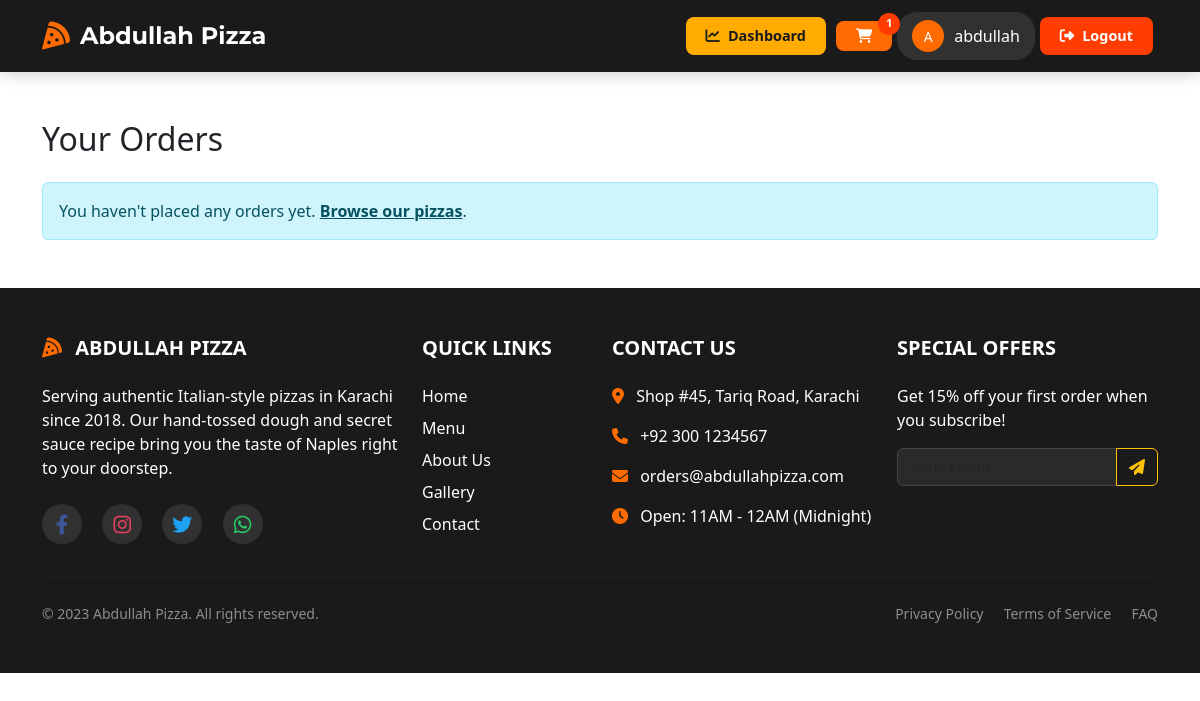
The page /oder/ (signed in) on the database as committed earlier.
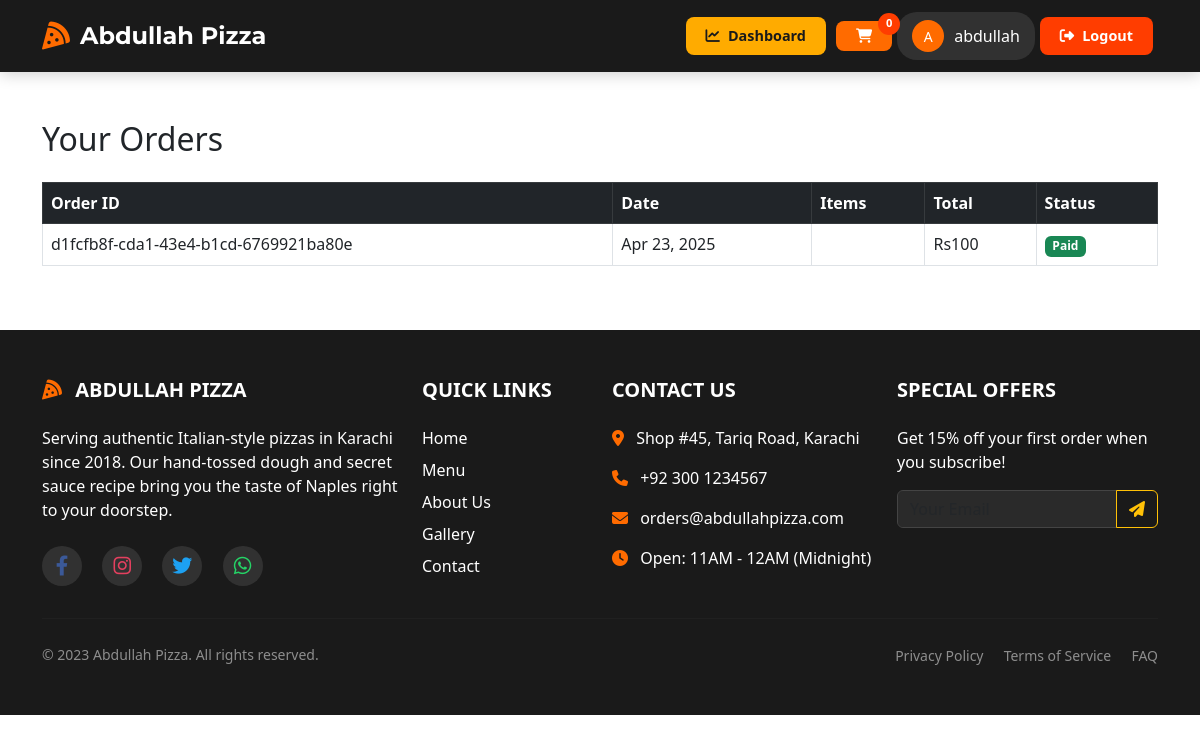
The same page on the database as committed later.
### home/models.py (models this page shows, shortened)
class BaseModel(models.Model):
    uid = models.UUIDField(default=uuid.uuid4, editable=False, primary_key=True)
    created_at = models.DateTimeField(auto_now_add=True)
    updated_at = models.DateTimeField(auto_now_add=True)
    class Meta:
        abstract = True

class Cart(BaseModel):
    user= models.ForeignKey(
        User, on_delete=models.SET_NULL, null=True, blank=True, related_name="carts"
    )
    is_paid = models.BooleanField(default=False)
    created_at = models.DateTimeField(auto_now_add=True)
    def get_cart_total(self):
        return sum(item.Pizza.price for item in self.cart_items.all())

class CartItem(BaseModel):
    Pizza = models.ForeignKey(Pizza, on_delete=models.CASCADE)
    cart = models.ForeignKey(Cart, on_delete=models.CASCADE, related_name="cart_items")

class Pizza(BaseModel):
    Category = models.ForeignKey(
        PizzaCategory, on_delete=models.CASCADE, related_name="Pizza"
    )
    SIZE_CHOICES = [
        ("small", "Small"),
        ("medium", "Medium"),
        ("large", "Large"),
    ]
    size = models.CharField(
        max_length=10,
        choices=SIZE_CHOICES,
        default='medium'
    )
    Pizza = models.CharField(max_length=100)
    price = models.IntegerField(max_length=200)
    images = CloudinaryField("images")

### home/views.py (the view)
# urls.py: path("oder/", views.Order, name="oder"),
def Order(request):
        orders = Cart.objects.filter(is_paid=True, user=request.user).order_by("-created_at")
        return render(request, "Oder.html", {"Oders": orders})

### templates/Oder.html (shortened to what this page needs)
{% extends "Base.html" %}
{% block "start" %}
<div class="container mt-5">
    <h2 class="mb-4">Your Orders</h2>
    {% if Oders %}
    <div class="table-responsive">
        <table class="table table-bordered table-hover">
            <thead class="table-dark">
                <tr>
                    <th>Order ID</th>
                    <th>Date</th>
                    <th>Items</th>
                    <th>Total</th>
                    <th>Status</th>
                </tr>
            </thead>
            <tbody>
                {% for order in Oders %}
                <tr>
                    <td>{{ order.uid }}</td>
                    <td>{{ order.created_at|date:"M d, Y" }}</td>
                    <td>
                    </td>
                    <td>Rs{{ order.get_cart_total }}</td>
                    <td>
                        <span class="badge bg-success">Paid</span>
                    </td>
                </tr>
                {% endfor %}
            </tbody>
        </table>
    </div>
    {% else %}
    <div class="alert alert-info">
        You haven't placed any orders yet. <a href="{% url 'home' %}" class="alert-link">Browse our pizzas</a>.
    </div>
    {% endif %}
</div>
{% endblock %}

### templates/Base.html (shortened to what this page needs)
<!DOCTYPE html>
<html lang="en">
  <head>
    <link
      href="https://cdn.jsdelivr.net/npm/bootstrap@5.3.0/dist/css/bootstrap.min.css"
      rel="stylesheet"
    />
    <link
      rel="stylesheet"
      href="https://cdnjs.cloudflare.com/ajax/libs/font-awesome/6.4.0/css/all.min.css"
    />
  </head>
  <body>
    <nav class="navbar navbar-expand-lg navbar-dark">
      <div class="container">
        <a class="navbar-brand" href="/">
          <i class="fa-solid fa-pizza-slice"></i>
          Abdullah Pizza
        </a>
        <div class="collapse navbar-collapse" id="navbarNav">
          <ul class="navbar-nav ms-auto align-items-lg-center">
            {% if user.is_authenticated %}
            <li class="nav-item">
              <a href="{% url 'oder' %}" class="nav-btn btn-dashboard btn-pulse">
                <i class="fas fa-chart-line"></i> Dashboard
              </a>
            </li>
            <li class="nav-item">
              <a href="{% url 'cart' %}" class="nav-btn btn-cart btn-pulse">
                <i class="fas fa-shopping-cart"></i>
                <span class="cart-count">{{ user.user_cart_count}}</span>
              </a>
            </li>
            <li class="nav-item">
              <div class="user-profile">
                <div class="user-avatar">{{ user.username|first|upper }}</div>
                <span>{{ user.username }}</span>
              </div>
            </li>
            <li class="nav-item">
              <form action="{% url 'logout' %}" method="post" class="d-inline">
                <button type="submit" class="nav-btn btn-logout btn-pulse">
                  <i class="fas fa-sign-out-alt"></i> Logout
                </button>
              </form>
            </li>
            {% endif %}
          </ul>
        </div>
      </div>
    </nav>
    {% block "start" %}{% endblock %}
    <footer class="footer mt-5" style="background-color: #1a1a1a;">
      <div class="container py-5">
          <div class="row">
              <div class="col-md-4 mb-4 mb-md-0">
                  <h5 class="text-uppercase fw-bold mb-4 text-white">
                      <i class="fas fa-pizza-slice me-2" style="color: #ff6b00"></i>
                      Abdullah Pizza
                  </h5>
                  <p class="text-white">
                      Serving authentic Italian-style pizzas in Karachi since 2018. Our hand-tossed dough and secret sauce recipe bring you the taste of Naples right to your doorstep.
                  </p>
                  <div class="social-icons mt-4">
                      <a href="https://facebook.com/abdullahpizza" class="text-decoration-none me-3">
                          <i class="fab fa-facebook-f fa-lg" style="color: #3b5998"></i>
                      </a>
                      <a href="https://instagram.com/abdullahpizza" class="text-decoration-none me-3">
                          <i class="fab fa-instagram fa-lg" style="color: #e4405f"></i>
                      </a>
                      <a href="https://twitter.com/abdullahpizza" class="text-decoration-none me-3">
                          <i class="fab fa-twitter fa-lg" style="color: #1da1f2"></i>
                      </a>
                      <a href="https://wa.me/923001234567" class="text-decoration-none">
                          <i class="fab fa-whatsapp fa-lg" style="color: #25d366"></i>
                      </a>
                  </div>
              </div>
              <div class="col-md-2 mb-4 mb-md-0">
                  <h5 class="text-uppercase fw-bold mb-4 text-white">Quick Links</h5>
                  <ul class="list-unstyled">
                      <li class="mb-2">
                          <a href="{% url 'home-page' %}" class="text-white text-decoration-none">Home</a>
                      </li>
                      <li class="mb-2">
                          <a href="/menu" class="text-white text-decoration-none">Menu</a>
                      </li>
                      <li class="mb-2">
                          <a href="/about" class="text-white text-decoration-none">About Us</a>
                      </li>
                      <li class="mb-2">
                          <a href="/gallery" class="text-white text-decoration-none">Gallery</a>
                      </li>
                      <li>
                          <a href="/contact" class="text-white text-decoration-none">Contact</a>
                      </li>
                  </ul>
              </div>
              <div class="col-md-3 mb-4 mb-md-0">
                  <h5 class="text-uppercase fw-bold mb-4 text-white">Contact Us</h5>
                  <ul class="list-unstyled text-white">
                      <li class="mb-3">
                          <i class="fas fa-map-marker-alt me-2" style="color: #ff6b00"></i>
                          Shop #45, Tariq Road, Karachi
                      </li>
                      <li class="mb-3">
                          <i class="fas fa-phone me-2" style="color: #ff6b00"></i>
                          +92 300 1234567
                      </li>
                      <li class="mb-3">
                          <i class="fas fa-envelope me-2" style="color: #ff6b00"></i>
                          orders@abdullahpizza.com
                      </li>
                      <li>
                          <i class="fas fa-clock me-2" style="color: #ff6b00"></i>
                          Open: 11AM - 12AM (Midnight)
                      </li>
                  </ul>
              </div>
              <div class="col-md-3">
                  <h5 class="text-uppercase fw-bold mb-4 text-white">Special Offers</h5>
                  <p class="text-white">Get 15% off your first order when you subscribe!</p>
                  <form class="mb-3" action="/subscribe" method="POST">
                      <div class="input-group">
                          <input
                              type="email"
                              name="email"
                              class="form-control"
                              placeholder="Your Email"
                              aria-label="Your Email"
                              required
                              style="background-color: #2a2a2a; color: white; border-color: #444;"
                          />
                          <button class="btn btn-outline-warning" type="submit">
                              <i class="fas fa-paper-plane"></i>
                          </button>
                      </div>
                  </form>
              </div>
          </div>
          <hr class="my-4" style="border-color: rgba(255,255,255,0.1);">
          <div class="row align-items-center">
              <div class="col-md-6 text-center text-md-start">
                  <p class="small mb-3 mb-md-0 text-white-50">
                      &copy; 2023 Abdullah Pizza. All rights reserved.
                  </p>
              </div>
              <div class="col-md-6 text-center text-md-end">
                  <a href="/privacy" class="text-white-50 small text-decoration-none me-3">Privacy Policy</a>
                  <a href="/terms" class="text-white-50 small text-decoration-none me-3">Terms of Service</a>
                  <a href="/faq" class="text-white-50 small text-decoration-none">FAQ</a>
              </div>
          </div>
      </div>
  </footer>
  </body>
</html>

### templates/Base.html (style rules this page uses)
.footer { background-color: #1a1a1a; color: #ffffff; }
.footer a { transition: color 0.3s ease; }
.social-icons a { display: inline-block; width: 40px; height: 40px; background-color: rgba(255, 255, 255, 0.1); border-radius: 50%; text-align: center; line-height: 40px; transition: all 0.3s ease; }
:root { --primary-color: #ff6b00; --secondary-color: #4a6bff; --success-color: #00c853; --danger-color: #ff3d00; --warning-color: #ffab00; --dark-color: #1a1a1a; --light-color: #f8f9fa; }
.navbar { background-color: var(--dark-color) !important; padding: 12px 0; box-shadow: 0 2px 15px rgba(0, 0, 0, 0.2); }
.navbar-brand { font-family: "Montserrat", sans-serif; font-weight: 700; font-size: 24px; color: #ffffff !important; display: flex; align-items: center; gap: 10px; }
.navbar-brand i { font-size: 28px; color: var(--primary-color); animation: pulse 2s infinite; }
.nav-btn { border: none; border-radius: 8px; padding: 8px 20px; font-weight: 600; transition: all 0.3s ease; margin: 0 5px; display: inline-flex; align-items: center; text-decoration: none !important; gap: 8px; font-size: 0.9rem; }
.btn-dashboard { background-color: var(--warning-color); color: var(--dark-color); }
.btn-cart { background-color: var(--primary-color); color: white; position: relative; }
.cart-count { position: absolute; top: -8px; right: -8px; background-color: var(--danger-color); color: white; border-radius: 50%; width: 22px; height: 22px; display: flex; align-items: center; justify-content: center; font-size: 0.7rem; font-weight: bold; }
.btn-logout { background-color: var(--danger-color); color: white; }
.user-profile { display: flex; align-items: center; gap: 10px; color: white; padding: 8px 15px; border-radius: 20px; background: rgba(255, 255, 255, 0.1); transition: all 0.3s ease; }
.user-avatar { width: 32px; height: 32px; border-radius: 50%; background-color: var(--primary-color); display: flex; align-items: center; justify-content: center; font-size: 14px; }
.footer { background-color: #1a1a1a; }

Rows that differ between the two databases and show on the page:
now on this page (row edited): Cart: uid "d1fcfb8f-cda1-43e4-b1cd-6769921ba80e", created_at "Apr 23, 2025", get_cart_total "100"
Other text that changed with them:
{{ user.user_cart_count }}: "1" → "0"
text no longer shown: "You haven't placed any orders yet. Browse our pizzas ."
text now shown: "Order ID Date Items Total Status"
